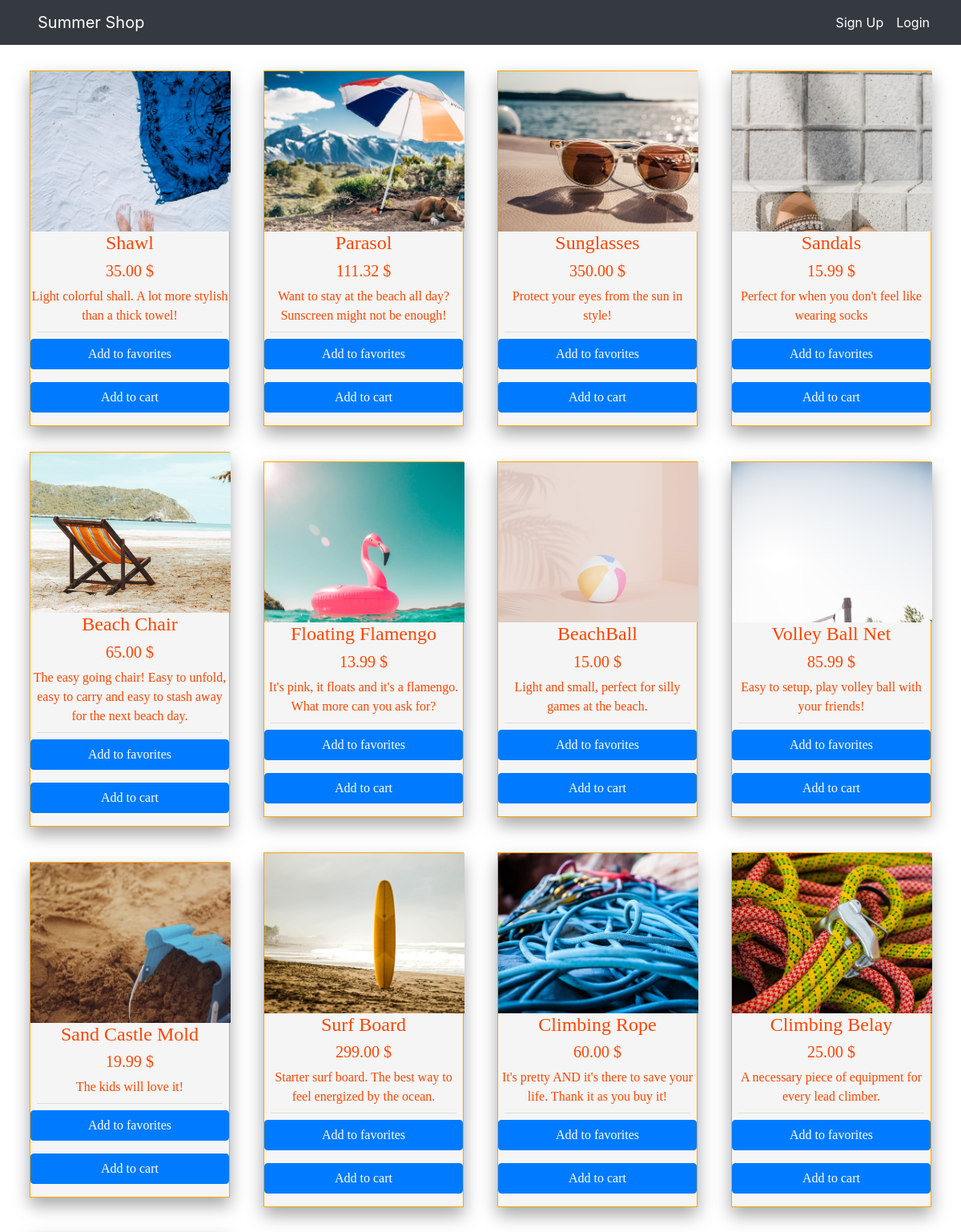
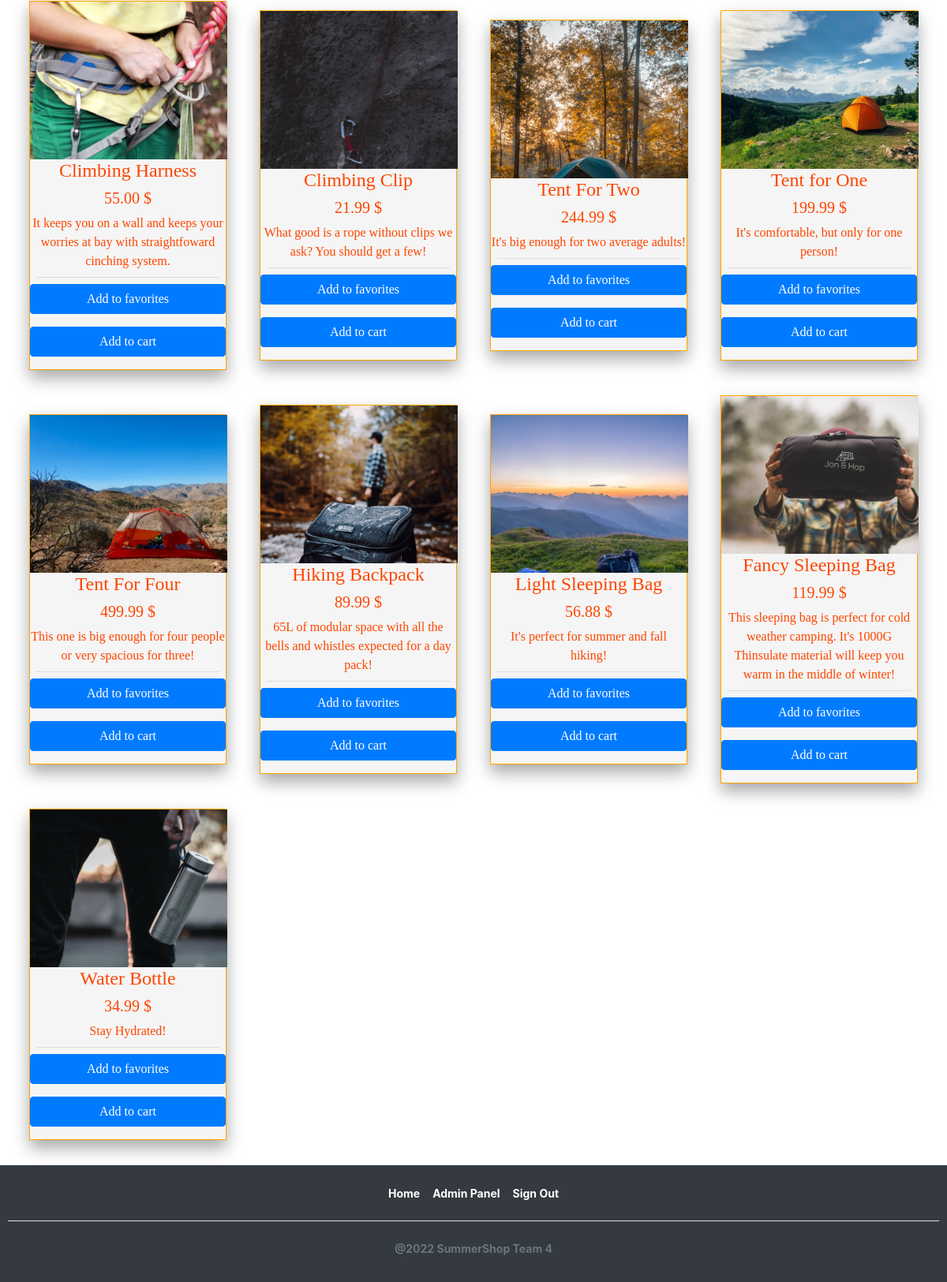
The page / on the database its author committed (2 pictures, top to bottom).
### tables this page shows
CREATE TABLE `products` (
  `id` int(11) NOT NULL,
  `name` varchar(255) NOT NULL,
  `description` varchar(255) NOT NULL,
  `price` decimal(10,2) NOT NULL
);

### models/admin.php (called while the page is built, shortened)
<?php
class Admin
{
  private $conn;
  public function __construct($db)
  {
    $this->conn = $db;
  }
  public function getAllProducts()
  {
    $query = 'SELECT * FROM products  ORDER BY
      id ASC';
    $stmt = $this->conn->prepare($query);
    $stmt->execute();
    return $stmt;
  }
}

### index.php (the view, shortened to what this page needs)
<?php
include_once 'models/admin.php';
$database = new Database();
$db = $database->connect();
$admin = new Admin($db);
$result = $admin->getAllProducts();
?>
<!DOCTYPE html>
<html>
<head>
  <link rel="stylesheet" href="https://cdn.jsdelivr.net/npm/bootstrap@4.3.1/dist/css/bootstrap.min.css">
  <link rel="stylesheet" href="https://cdn.jsdelivr.net/npm/bootstrap-icons@1.8.3/font/bootstrap-icons.css">
  <link rel="stylesheet" href="css/style.css" type="text/css">
</head>
<body>
  <div>
    <?php
    require 'header.php';
    ?>
  <div class="product-container">
    <?php while ($row = $result->fetch(PDO::FETCH_ASSOC)) { ?>
      <div class="product-card">
        <div class="photo" style="background-image: url(images/admin_img/product<?= $row['id'];
                                                                                $i = $row['id'];
                                                                                $_SESSION['product_id'] = $i; ?>.jpg)"></div>
        <div class="product_name h4"> <?= $row['name']; ?> </div>
        <div class="product_price h5"> <?= $row['price']; ?> $</div>
        <div class="description"> <?= $row['description']; ?> </div>
        <hr>
        <?php if (!isset($_SESSION['email'])) {  ?>
          <p><a href="login.php" role="button" class="btn btn-primary btn-block">Add to favorites</a></p>
          <p><a href="login.php" role="button" class="btn btn-primary btn-block">Add to cart</a></p>
          <?php
      }
        ?>
      </div>
    <?php
  }
    ?>
  </div>
  <footer class="py-3 bg-dark">
    <ul class="nav justify-content-center border-bottom pb-3">
      <li class="nav-item"><a class="nav-link px-2 text-white" href="#">Home</a></li>
      <li class="nav-item"><a class="nav-link px-2 text-white" href="members/adminlogin.php">Admin Panel</a></li>
      <li class="nav-item"><a class="nav-link px-2 text-white" href="#">Sign Out</a></li>
    </ul>
    <p class="text-center text-muted pt-4">@2022 SummerShop Team 4</p>
  </footer>
</body>
</html>

### header.php (shortened to what this page needs)
<nav class="navbar navbar-expand-lg bg-dark">
  <div class="container-fluid">
    <div class="collapse navbar-collapse" id="navbarNavAltMarkup">
    <a href="index.php" class="navbar-brand text-white">Summer Shop</a>
    </div>
      <div class="navbar-nav">
                           <?php
                            if(isset($_SESSION['email'])){
                           ?>
                           <a class="nav-link text-white" href="myaccount.php"> My account</a>
                           <a class="nav-link text-white" href="myfavorites.php"> Favorite Items</a>
                           <a class="nav-link text-white" href="mycart.php"> Cart</a>
                           <a class="nav-link text-white" href="logout.php"> Logout</a>
                           <?php
                           }else{
                            ?>
                            <a class="nav-link text-white" href="usersignup.php"> Sign Up</a>
                            <a class="nav-link text-white" href="login.php">Login</a>
                           <?php
                           }
                           ?>
      </div>
    </div>
  </div>

### css/style.css (style rules this page uses)
.navbar { margin-bottom: 0px; }
footer { background-color:#101010; color:#9d9d9d; font-size:14px; font-weight:bold; padding:10px; bottom:0; }
html { min-height:100%; position:relative; }

### index.php (style rules this page uses)
.product-container { display: grid; grid-template-rows: auto; gap: 2rem; place-items: center; margin: auto; padding: 2rem; }
@media (min-width: 500px) { .product-container { grid-template-columns: repeat(2, 1fr); } }
@media (min-width: 800px) { .product-container { grid-template-columns: repeat(3, 1fr); } }
@media (min-width: 1100px) { .product-container { grid-template-columns: repeat(4, 1fr); } }
.product-card { border: 1px solid orange; box-shadow: rgba(0, 0, 0, 0.35) 0px 10px 20px; text-align: center; background-color: whitesmoke; color: orangered; font-family: Georgia, 'Times New Roman', Times, serif; width: 250px; }
.photo { background-size: cover; width: 250px; height: 200px; }
hr { padding: 0; margin: .5rem; }

### rows shown on the page
products: shows a picture, name "Shawl", price "35.00", description "Light colorful shall. A lot more stylish than a thick towel!"
products: shows a picture, name "Parasol", price "111.32", description "Want to stay at the beach all day? Sunscreen might not be enough!"
products: shows a picture, name "Sunglasses", price "350.00", description "Protect your eyes from the sun in style!"
products: shows a picture, name "Sandals", price "15.99", description "Perfect for when you don't feel like wearing socks"
products: shows a picture, name "Beach Chair", price "65.00", description "The easy going chair! Easy to unfold, easy to carry and easy to stash away for the next beach day."
products: shows a picture, name "Floating Flamengo", price "13.99", description "It's pink, it floats and it's a flamengo. What more can you ask for?"
products: shows a picture, name "BeachBall", price "15.00", description "Light and small, perfect for silly games at the beach."
products: shows a picture, name "Volley Ball Net", price "85.99", description "Easy to setup, play volley ball with your friends!"
products: shows a picture, name "Sand Castle Mold", price "19.99", description "The kids will love it!"
products: shows a picture, name "Surf Board", price "299.00", description "Starter surf board. The best way to feel energized by the ocean."
products: shows a picture, name "Climbing Rope", price "60.00", description "It's pretty AND it's there to save your life. Thank it as you buy it!"
products: shows a picture, name "Climbing Belay", price "25.00", description "A necessary piece of equipment for every lead climber."
products: shows a picture, name "Climbing Harness", price "55.00", description "It keeps you on a wall and keeps your worries at bay with straightfoward cinching system."
products: shows a picture, name "Climbing Clip", price "21.99", description "What good is a rope without clips we ask? You should get a few!"
products: shows a picture, name "Tent For Two", price "244.99", description "It's big enough for two average adults!"
products: shows a picture, name "Tent for One", price "199.99", description "It's comfortable, but only for one person!"
products: shows a picture, name "Tent For Four", price "499.99", description "This one is big enough for four people or very spacious for three!"
products: shows a picture, name "Hiking Backpack", price "89.99", description "65L of modular space with all the bells and whistles expected for a day pack!"
products: shows a picture, name "Light Sleeping Bag", price "56.88", description "It's perfect for summer and fall hiking!"
products: shows a picture, name "Fancy Sleeping Bag", price "119.99", description "This sleeping bag is perfect for cold weather camping. It's 1000G Thinsulate material will keep you warm in the middle of winter!"
products: shows a picture, name "Water Bottle", price "34.99", description "Stay Hydrated!"
